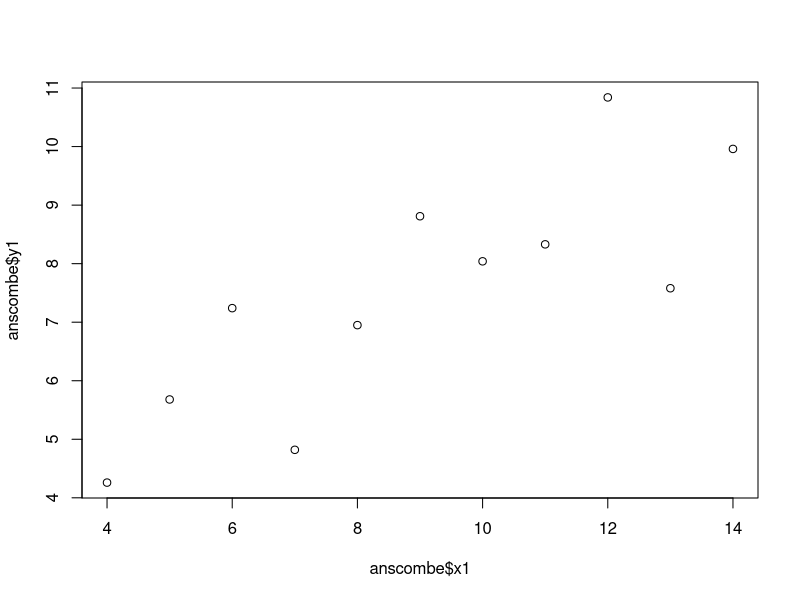
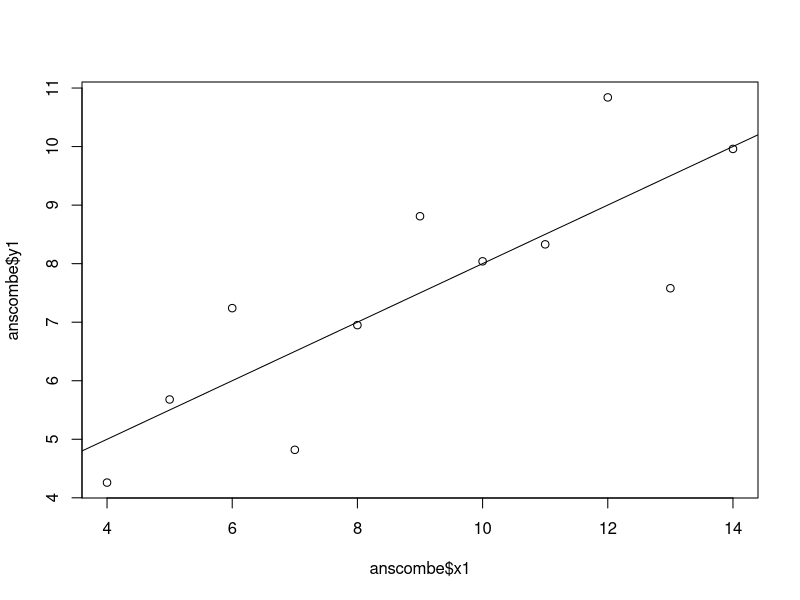
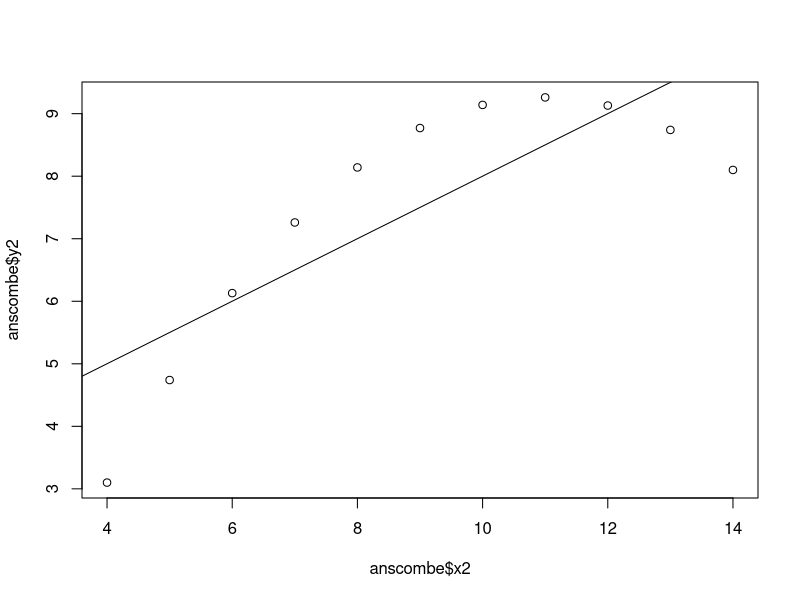
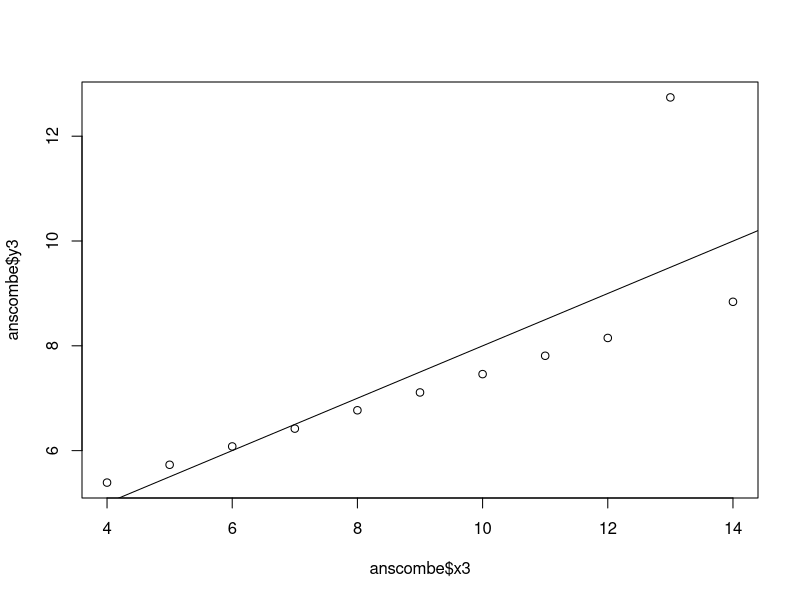
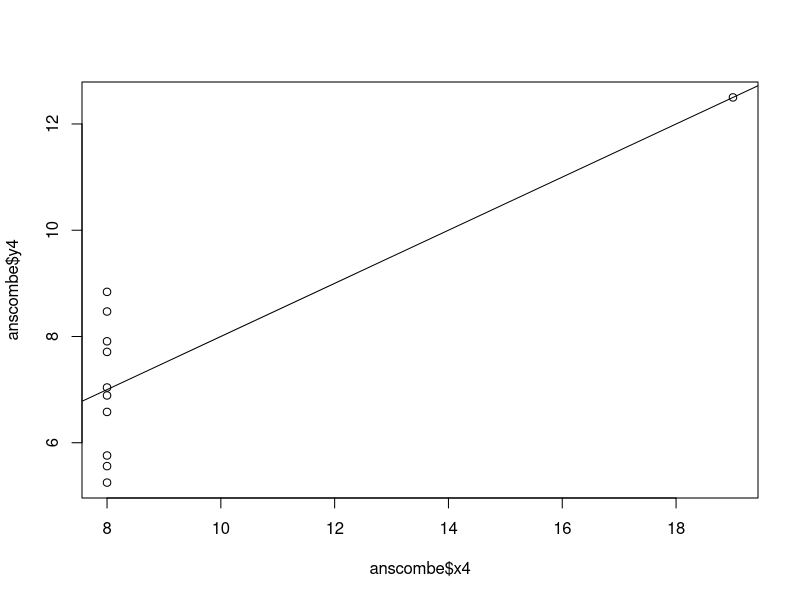
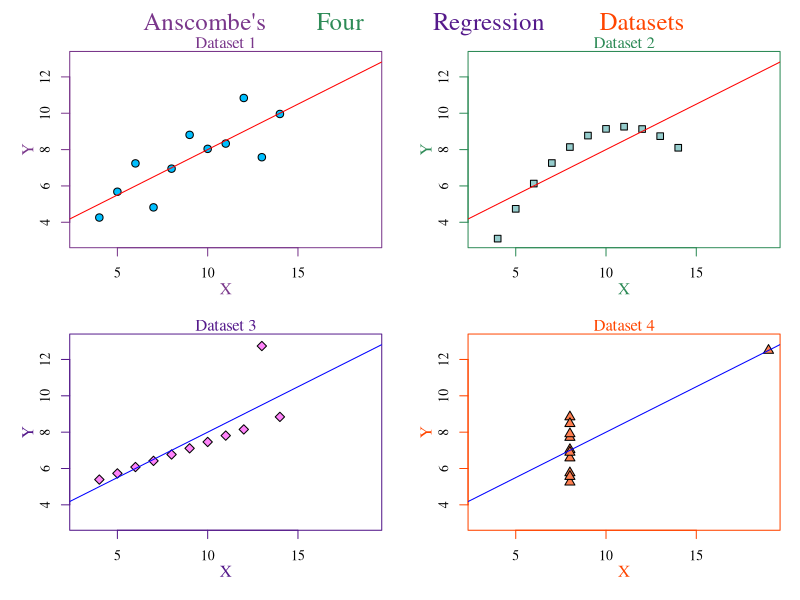
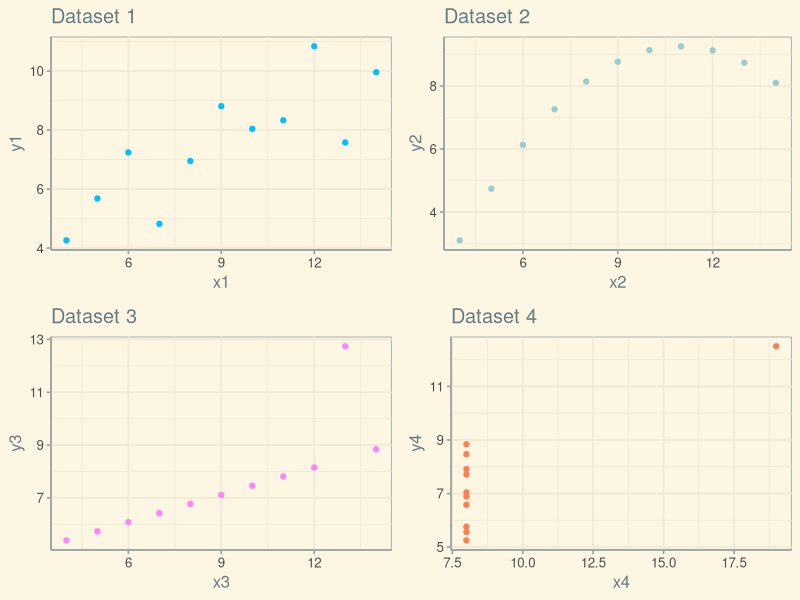

Source code (R) for these figures, in order:
# Anscombe (1973) Quartlet

library(tidyverse)
library(gridExtra)
library(ggthemes)

data(anscombe)  # Load Anscombe's data
View(anscombe) # View the data
summary(anscombe)

## Simple version
plot(anscombe$x1,anscombe$y1)
summary(anscombe)

# Create four model objects
lm1 <- lm(y1 ~ x1, data=anscombe)
summary(lm1)
lm2 <- lm(y2 ~ x2, data=anscombe)
summary(lm2)
lm3 <- lm(y3 ~ x3, data=anscombe)
summary(lm3)
lm4 <- lm(y4 ~ x4, data=anscombe)
summary(lm4)
plot(anscombe$x1,anscombe$y1)
abline(coefficients(lm1))
plot(anscombe$x2,anscombe$y2)
abline(coefficients(lm2))
plot(anscombe$x3,anscombe$y3)
abline(coefficients(lm3))
plot(anscombe$x4,anscombe$y4)
abline(coefficients(lm4))


## Fancy version (per help file)

ff <- y ~ x
# concatenates lm + 1 - 4 and sets them as names for columns 1 - 4
mods <- setNames(as.list(1:4), paste0("lm", 1:4))

# Plot using for loop
for(i in 1:4) {  # opens the for loop, i represents 1,2,3, and 4
  ## lapply pastes y then x followed by 1 - 4
  ff[2:3] <- lapply(paste0(c("y","x"), i), as.name)
  ## or   ff[[2]] <- as.name(paste0("y", i))
  ##      ff[[3]] <- as.name(paste0("x", i))
  ## assigns each regression to mods 1- 4. lmi allows it to be printed
  mods[[i]] <- lmi <- lm(ff, data = anscombe)
  print(anova(lmi))
}

sapply(mods, coef)  # applies a function over a list and returns the result
    ## but only used x1
lapply(mods, function(fm) coef(summary(fm))) #lapply will use the whole list

# Preparing for the plots
par(mfrow = c(2, 2), mar = 0.1+c(4,4,1,1), oma =  c(0.1, 0.1, 2, 0.1), 
    family = 'serif')
bgcol = c("deepskyblue", "paleturquoise3", "orchid1", "coral")
fgcol = c("mediumorchid4", "seagreen", "purple4", "orangered")
abcol = c("red", "red", "blue", "blue")

# Plot charts using for loop
for(i in 1:4) {
  ff[2:3] <- lapply(paste0(c("y","x"), i), as.name)
  plot(ff, data = anscombe, pch = i + 20, bg = bgcol[i], 
       cex = 1.2, fg = fgcol[i],
       xlim = c(3, 19), ylim = c(3, 13), xlab = "", ylab = "")
  abline(mods[[i]], col = abcol[i])
  mtext("X", side = 1, line = 2, col = fgcol[i])
  mtext("Y", side = 2, line = 2, col = fgcol[i])
  mtext(paste0("Dataset ", i), side = 3, line = 0, col = fgcol[i])
}

ttltxt = c("Anscombe's", "Four", "Regression", "Datasets")
for(i in 1:4) {
  mtext(ttltxt[i], outer = TRUE, cex = 1.5, family = "serif", col = fgcol[i],
        adj = 0 + i * 0.21)
}

pt1 <- ggplot(anscombe, aes(x=x1, y=y1)) +
  geom_point(color = "deepskyblue") + theme_solarized() +
  ggtitle("Dataset 1")

pt2 <- ggplot(anscombe, aes(x=x2, y=y2)) +
  geom_point(color = "paleturquoise3") + theme_solarized() +
  ggtitle("Dataset 2")

pt3 <- ggplot(anscombe, aes(x=x3, y=y3)) + theme_solarized() +
  geom_point(color = "orchid1") +
  ggtitle("Dataset 3")

pt4 <- ggplot(anscombe, aes(x=x4, y=y4)) + theme_solarized() +
  geom_point(color = "coral") +
  ggtitle("Dataset 4")

gridExtra::grid.arrange(pt1, pt2, pt3, pt4, ncol = 2)